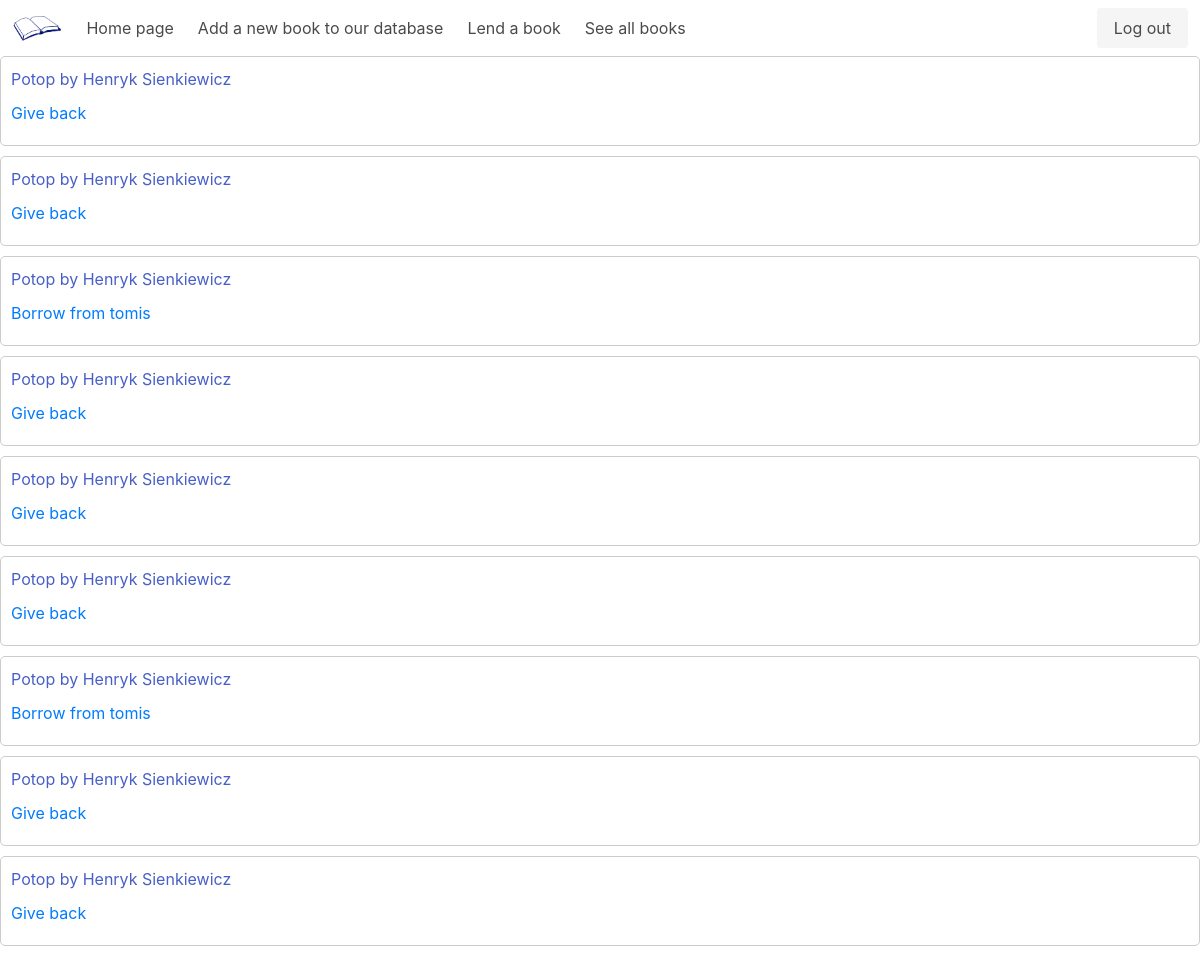
The app's page /book/list_instance/ (signed in) with its own data.
### book/models.py (models this page shows, shortened)
class BookInstance(models.Model):
    id = models.UUIDField(primary_key=True, default=uuid.uuid4, editable=False)
    book = models.ForeignKey('Book', on_delete=models.SET_NULL, null=True)
    giver = models.ForeignKey(User, on_delete=models.SET_NULL, null=True, related_name='given_books')
    borrower = models.ForeignKey(User, on_delete=models.SET_NULL, null=True, blank=True, related_name='borrowed_books')
    AVAILABILITY_CHOICES = (
         ('Y', 'Yes'),
         ('N', 'No')
    )
    availability = models.CharField(max_length=3, choices=AVAILABILITY_CHOICES, default='Y')
    borrow_the_book = models.BooleanField(default=False)
    def __str__(self):
        return f'{self.book}'

class Book(models.Model):
    name = models.CharField(max_length=50, unique=True)
    author = models.CharField(max_length=35, null=True)
    GENRE_CHOICES = (
        ('FA', 'Fantasy'),
        ('AD', 'Adventure'),
        ('RO', 'Romance'),
        ('CO', 'Contemporary'),
        ('DY', 'Dystopian'),
        ('MY', 'Mystery'),
        ('HO', 'Horror'),
        ('TH', 'Thriller'),
        ('PA', 'Paranormal'),
        ('HF', 'Historical Fiction'),
        ('SF', 'Science Fiction'),
        ('CH', "Children's"),
        ('OT', 'Other'),
    )
    genre = models.CharField(max_length=25, choices=GENRE_CHOICES, null=True)
    language = models.CharField(max_length=25, null=True)
    description = models.TextField(max_length=200)
    isbn = models.PositiveBigIntegerField(unique=True, validators=[MaxValueValidator(9999999999999), MinValueValidator(1000000000000)])
    class Meta:
        ordering = ['name']
    def __str__(self) -> str:
        return f'{self.name} by {self.author}\n'

### book/views.py (the view)
# urls.py: path('list_instance/', BookInstanceListView.as_view(), name='list_instance'),
class BookInstanceListView(ListView):
    model = BookInstance
    template_name = 'book/book_instance_list.html'
    queryset = BookInstance.objects.order_by('book')
    context_object_name = 'book_instance_list'

### book/templates/book/book_instance_list.html (shortened to what this page needs)
{% extends 'base.html' %}
{% block content %}
<!DOCTYPE html>
<html lang="en">
  <head>
    </head>
    <body>
        <ul class="book-list">
            {% for book_instance in book_instance_list %}
              <li>
                <article class="book-card">
                  <h2><a href="/book/detail/{{book_instance.book.id}}">{{ book_instance }}</a></h2>
                  <ul>
                    <li>
                        {% if book_instance.availability == 'Y' %}
                            {% if user.is_authenticated %}
                                <a href="/book/update_instance/{{book_instance.id}}">Borrow from {{ book_instance.giver }}</a>
                            {% else %}
                                <a href="{% url 'login' %}"><p>Log in to borrow</p></a>
                            {% endif %}
                        {% else %}
                        {% if book_instance.borrower == request.user %}
                            <a href="/book/update_instance/{{book_instance.id}}">Give back</a>
                        {% else %}
                            <p>Not available for borrowing</p>
                        {% endif %}
                        {% endif %}
                    </li>
                  </ul>
                </article>
              </li>
            {% endfor %}
          </ul>
    </body>
{% endblock %}

### book/templates/book/book_instance_list.html (style rules this page uses)
.book-list { list-style-type: none; margin: 0; padding: 0; }
.book-card { border: 1px solid #ccc; border-radius: 5px; padding: 10px; margin-bottom: 10px; }
.book-card h2 { margin: 0; }
.book-card ul { margin: 0; padding: 0; list-style-type: none; }
.book-card ul li { margin: 10px 0; }
.book-card ul li a { color: #007bff; text-decoration: none; }

### records on screen
BookInstance: book.author "Potop by Henryk Sienkiewicz"
BookInstance: book.author "Potop by Henryk Sienkiewicz"
BookInstance: book.author "Potop by Henryk Sienkiewicz", giver "tomis"
BookInstance: book.author "Potop by Henryk Sienkiewicz"
BookInstance: book.author "Potop by Henryk Sienkiewicz"
BookInstance: book.author "Potop by Henryk Sienkiewicz"
BookInstance: book.author "Potop by Henryk Sienkiewicz", giver "tomis"
BookInstance: book.author "Potop by Henryk Sienkiewicz"
BookInstance: book.author "Potop by Henryk Sienkiewicz"
